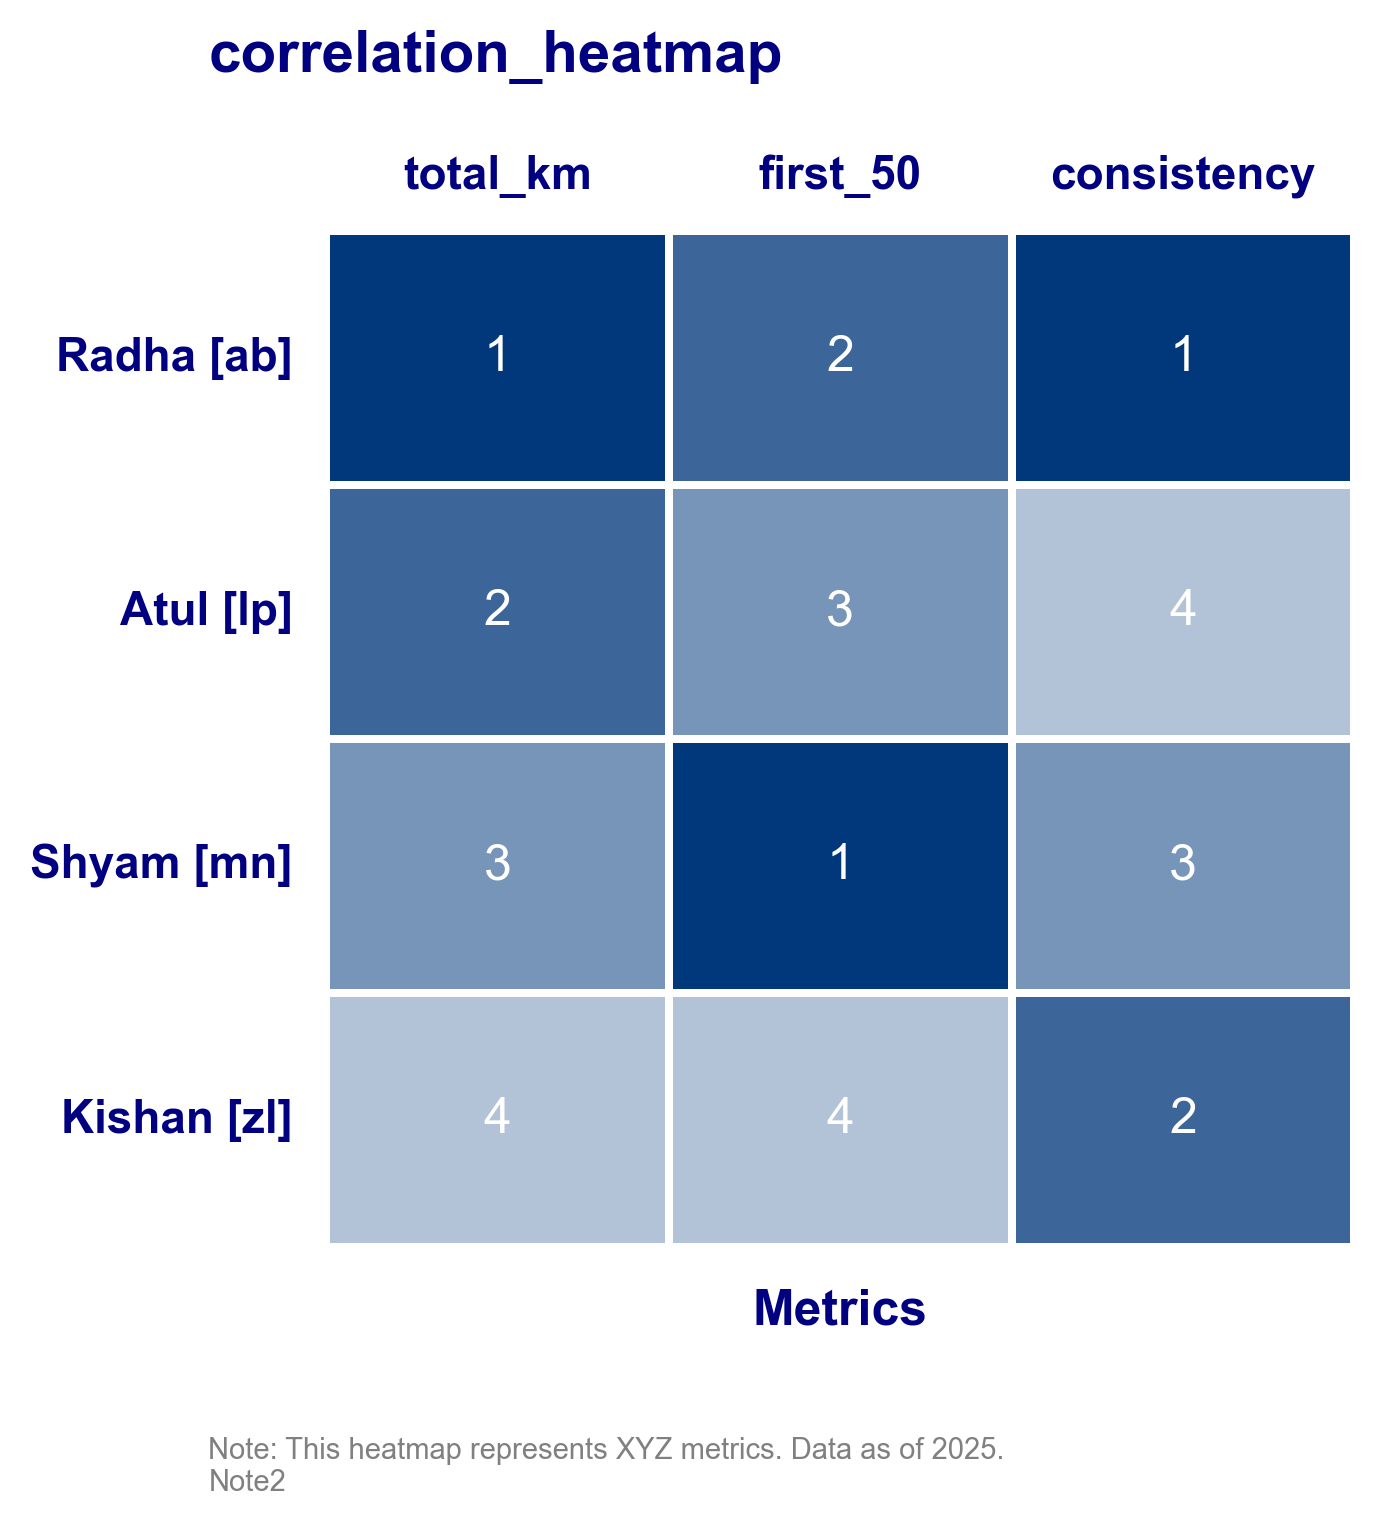

Source code (Python):
"""
initial	name  	total_km	first_50	consistency
ab     	Radha 	1       	2       	1          
lp     	Atul  	2       	3       	4          
mn     	Shyam 	3       	1       	3          
zl     	Kishan	4       	4       	2          
"""


# %% composition_heatmap

import numpy as np
import pandas as pd
import matplotlib.pyplot as plt
import seaborn as sns

# Sample data
data = {
    "initial": ["ab", "lp", "mn", "zl"],
    "name": ["Radha", "Atul", "Shyam", "Kishan"],
    "total_km": [1, 2, 3, 4],
    "first_50": [2, 3, 1, 4],
    "consistency": [1, 4, 3, 2]
}

# Convert to DataFrame
df = pd.DataFrame(data)
#df.head(5).to_clipboard(index=False)
df["label"] = df["name"] + " [" + df["initial"] + "]"
df = df.set_index("label").drop(columns=["initial", "name"])  # Set index and drop redundant cols

# Set main color (RED in this case)
main_color = np.array([1, 56, 123]) / 255  # RGB -> Red shade

# Generate colors with reversed alpha values (higher values → lighter, lower values → darker)
unique_values = sorted(set(df.values.ravel()))  # Unique sorted values
alphas = np.linspace(1, 0.3, len(unique_values))  # Reverse order: high values are lighter
color_map = {val: (*main_color, alpha) for val, alpha in zip(unique_values, alphas)}

# Create a colormap from the generated colors
custom_cmap = sns.color_palette([color_map[val] for val in unique_values], as_cmap=True)

# Create figure with enforced white background
fig, ax = plt.subplots(figsize=(4, 4), facecolor="white")

# Remove index name to avoid "label" appearing on the y-axis
df.index.name = None  

# ✅ **Bring back borders with white lines (without gridlines)**
sns.heatmap(df, annot=True, fmt="d", cmap=custom_cmap, cbar=False, 
#            annot_kws={"fontsize": 12}, square=True, linewidths=1.5, linecolor="white", ax=ax)
             annot_kws={"fontsize": 12}, linewidths=1.5, linecolor="white", ax=ax) #auto adjust box size

# Left-align title manually
fig.text(0, 1.1, "correlation_heatmap", fontsize=14, fontweight='bold', ha='left', va='center', color="navy")
plt.subplots_adjust(top=0.75)  # Adjust spacing as needed
ax.margins(y=0)                 # Removes extra padding
plt.tight_layout()               # Auto-optimizes spacing

# Move x-axis labels to the top
ax.xaxis.tick_top()
ax.set_xticklabels(ax.get_xticklabels(), fontsize=11, fontweight="bold", color="navy")
ax.set_yticklabels(ax.get_yticklabels(), fontsize=11, fontweight="bold", rotation=0, color="navy")

# ✅ Remove tick marks but KEEP labels
ax.tick_params(left=False, bottom=False, top=False, right=False)

# ✅ Keep the x and y labels
ax.set_xlabel("Metrics", fontsize=12, fontweight="bold", labelpad=10, color="navy")
#ax.set_ylabel("Name (Initial)", fontsize=12, fontweight="bold", labelpad=10, color="navy")

# Turn off the y-axis label explicitly (optional)
ax.set_ylabel("")

# ✅ Forcefully remove all spines to avoid hidden gridlines
for spine in ax.spines.values():
    spine.set_visible(False)

# ✅ Manually disable Seaborn's automatic gridlines (Just in case)
ax.grid(False)

# ✅ Add footnote below the chart
fig.text(0, -0.05, "Note: This heatmap represents XYZ metrics. Data as of 2025.\nNote2",
         fontsize=7, color="gray", ha="left", va="top")

# Show plot
#plt.show()

# Display the chart
chart_out = _vl + r'\correlation\correlation_heatmap.png'
plt.savefig(chart_out, dpi=300, bbox_inches='tight')
#sp.Popen(chart_out, shell=True) #open file
#plt.show()

#exec(open(_vl+r'\correlation\correlation_heatmap.py').read())
